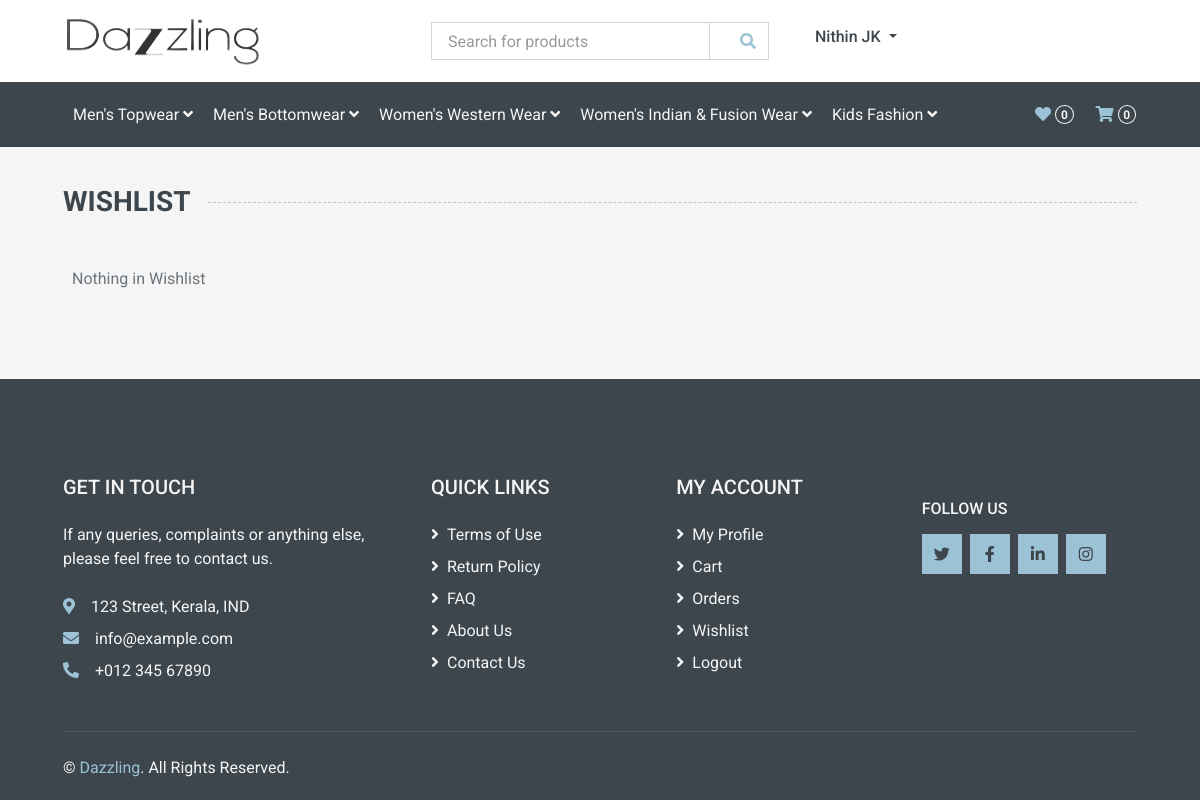
The app's page /accounts/wishlist (signed in) with its own data.
### shop/models.py (models this page shows, shortened)
class SubCategory(models.Model):
    name = models.CharField(max_length=100, unique=True)
    slug = models.SlugField(max_length=100, unique=True)
    desc = models.TextField(default='')
    img = models.ImageField(upload_to='subcat', default='')

### accounts/views.py (the view)
# urls.py: path('wishlist', views.wishlist, name='wishlist'),
def wishlist(request):
    if request.session.has_key('uid'):
        wlist = Wishlist.objects.all().filter(user_id=request.session['uid']).order_by('-id')
        return render(request, 'wishlist.html', {'w_list': wlist})
    else:
        messages.error(request, 'Please sign in to get access to wishlist.')
        return redirect('login')

### accounts/context_processor.py (called while the page is built)
def wcount(request):
    w_count = 0
    if 'admin' in request.path:
        return {}
    else:
        if request.session.has_key('uid'):
            try:
                w_count = Wishlist.objects.filter(user_id=request.session['uid']).count()
            except Wishlist.DoesNotExist:
                w_count = 0
        else:
            w_count = 0
        return dict(w_count=w_count)

### cart/context_processor.py (called while the page is built)
def count(request):
    itm_count = 0
    if 'admin' in request.path:
        return {}
    else:
        try:
            if request.session.has_key('uid'):
                ct = CartList.objects.filter(cart_id=request.session['uid'])
            else:
                ct = CartList.objects.filter(cart_id=crt_id(request))
            cti = Items.objects.all().filter(cart=ct[:1])
            for c in cti:
                itm_count += c.quantity
        except CartList.DoesNotExist:
            itm_count = 0
        return dict(item_count=itm_count)

### shop/context_processor.py (called while the page is built)
def navbar(request):
    if 'admin' in request.path:
        return {}
    else:
        subcats = SubCategory.objects.all()
        categories = Category.objects.all()
        user = None
        if request.session.has_key('uid'):
            user = User.objects.get(id=request.session['uid'])
        data = {
                'categories': categories,
                'subcats': subcats,
                'user': user,
            }
        return data

def filter(request):
    if 'admin' in request.path:
        return {}
    else:
        prices = []
        products = Products.objects.all()
        for i in products:
            prdct = Products.objects.get(id=i.id)
            offer = Offers.objects.get(id=prdct.offer.id)
            discount = i.price * (offer.offer * 0.01)
            act_price = int(i.price-discount)
            prices.append(act_price)
        colors = Products.objects.filter().values('color').distinct()
        sec_colors = Products.objects.filter().values('sec_color').distinct()
        tot_colors = colors.union(sec_colors)
        return {'max_price':max(prices), 'colors':tot_colors,}

### shop/models.py (called while the page is built)
    def __str__(self):
        return self.name

    def get_url(self):
        return reverse('products_list', args=[self.slug])

### shop/templatetags/app_tags.py (called while the page is built)
def catfilter(cat, subcateg):
    return cat.filter(subcat=subcateg)

### templates/wishlist.html
{% extends 'base.html' %}
{% load static %}
{% load app_tags %}
{% block content %}
<div class="container-fluid pt-2 pb-3">
    <h3 class="section-title position-relative text-uppercase mx-xl-5 mb-4"><span class="bg-secondary pr-3">
            Wishlist
        </span></h3>
    <div class="row px-xl-5">
        {% for wproduct in w_list %}
        <div class="col-lg-3 col-md-4 col-sm-6 pb-1">
            <div class="product-item bg-light mb-4">
                <div class="product-img position-relative overflow-hidden">
                    <img class="img-fluid w-100" style="height:15rem" src="{{ wproduct.product.img.url }}" alt="">
                    <div class="product-action">
                        <a class="btn btn-outline-dark" href="{% url 'remove_wishlist' wproduct.product.id %}"
                            title="Remove this product from wishlist"><i class="fas fa-times"></i>
                        </a>
                    </div>
                </div>
                <div class="text-center p-4">
                    <a class="h5 text-decoration-none text-truncate" href="{{ wproduct.product.get_url }}">
                        {{ wproduct.product.name }}</a>
                    <p class="h6 text-muted">{{ wproduct.product.desc|truncatewords:6 }}</p>
                    <div class="d-flex align-items-center justify-content-center mt-2">
                        <h5>₹ {{ wproduct.product.actual_price }}</h5>
                        <h6 class="text-muted ml-2"><del>₹{{ wproduct.product.price|floatformat:2 }}</del></h6>
                    </div>
                    <p class="text-info">({{ wproduct.product.offer.offer }}% OFF)</p>
                    <div class="d-flex align-items-center justify-content-center mb-1">
                        {% for i in wproduct.product.avg_review|times %}
                        <small class="fa fa-star text-star mr-1"></small>
                        {% empty %}
                        <small class="far fa-star text-star mr-1"></small>
                        <small class="far fa-star text-star mr-1"></small>
                        <small class="far fa-star text-star mr-1"></small>
                        <small class="far fa-star text-star mr-1"></small>
                        <small class="far fa-star text-star mr-1"></small>
                        {% endfor %}
                        {% if wproduct.product.avg_review != 0 %}
                        {% for j in wproduct.product.avg_review|rating_rem %}
                        <small class="far fa-star text-star mr-1"></small>
                        {% endfor %}
                        {% endif %}
                        <small>({{ wproduct.product.tot_reviews }})</small>
                    </div>
                </div>
            </div>
        </div>
        {% empty %}
        <p class="m-4">Nothing in Wishlist</p>
        {% endfor %}
    </div>
</div>
{% endblock%}

### templates/base.html (shortened to what this page needs)
{% load static %}
{% load app_tags %}
<!DOCTYPE html>
<html lang="en">
<head>
    <link href="https://cdnjs.cloudflare.com/ajax/libs/font-awesome/5.10.0/css/all.min.css" rel="stylesheet">
    <link href="{% static 'lib/animate/animate.min.css' %}" rel="stylesheet">
    <link href="{% static 'lib/owlcarousel/assets/owl.carousel.min.css' %}" rel="stylesheet">
    <link href="{% static 'css/style.css' %}" rel="stylesheet">
</head>
<body>
    <div class="container-fluid">
        <div class="row align-items-center bg-light py-3 px-xl-5 d-none d-lg-flex">
            <div class="col-lg-4">
                <a href="" class="text-decoration-none">
                    <img src="{% static 'img/logo.png' %}" alt="logo" style="height: 50px; width: 200px;">
                </a>
            </div>
            <div class="col-lg-4 col-6 text-left">
                <form action="{% url 'search' %}" method="get" id="search">
                    <div class="input-group">
                        <input type="text" class="form-control" name="qry" id="inp" placeholder=" Search for products">
                        <div class="input-group-append">
                            <span class="input-group-text bg-transparent text-primary">
                                <button class="btn btn-sm" type="submit"></button><i class="fa fa-search"></i>
                            </span>
                        </div>
                    </div>
                </form>
            </div>
            {% if user != None %}
            <div class="col-lg-4 col-6">
                <div class="nav-item dropdown">
                    <a href="#" class="nav-link dropdown-toggle h6 text-dark" data-toggle="dropdown">
                        {{ user.first_name}}&nbsp;{{ user.last_name}}
                    </a>
                </div>
            </div>
            {% else %}
            <div class="col-lg-4 col-6 text-right">
                <a href="{% url 'login' %}" class="btn">Sign in</a>
                <a href="{% url 'register' %}" class="btn">Sign up</a>
            </div>
            {% endif %}
        </div>
    </div>
    <div class="container-fluid bg-dark mb-30">
        <div class="row px-xl-5">
            <div class="col">
                <nav class="navbar navbar-expand-lg bg-dark navbar-dark py-3 py-lg-0 px-0">
                    <div class="collapse navbar-collapse justify-content-between" id="navbarCollapse">
                        <div class="navbar-nav mr-auto py-0">
                            {% for subcat in subcats %}
                            <div class="nav-item dropdown">
                                <a href="" class="nav-link dropdown-toggle" data-toggle="dropdown">
                                    {{ subcat.name }}
                                    <i class="fa fa-angle-down mt-1"></i></a>
                            </div>
                            {% endfor %}
                        </div>
                        <div class="navbar-nav ml-auto py-0 d-none d-lg-block">
                            <a href="{% url 'wishlist' %}" class="btn px-0">
                                <i class="fas fa-heart text-primary"></i>
                                <span class="badge text-secondary border border-secondary rounded-circle"
                                    style="padding-bottom: 2px;">{{ w_count }}</span>
                            </a>
                            <a href="{% url 'cart_details' %}" class="btn px-0 ml-3">
                                <i class="fas fa-shopping-cart text-primary"></i>
                                <span class="badge text-secondary border border-secondary rounded-circle"
                                    style="padding-bottom: 2px;">{{ item_count }}</span>
                            </a>
                        </div>
                    </div>
                </nav>
            </div>
        </div>
    </div>
    {% block content %}
    {% endblock %}
    <div class="container-fluid bg-dark text-secondary mt-5 pt-5">
        <div class="row px-xl-5 pt-5">
            <div class="col-lg-4 col-md-12 mb-5 pr-3 pr-xl-5">
                <h5 class="text-secondary text-uppercase mb-4">Get In Touch</h5>
                <p class="mb-4">If any queries, complaints or anything else, please feel free to contact us.</p>
                <p class="mb-2"><i class="fa fa-map-marker-alt text-primary mr-3"></i>123 Street, Kerala, IND</p>
                <p class="mb-2"><i class="fa fa-envelope text-primary mr-3"></i>info@example.com</p>
                <p class="mb-0"><i class="fa fa-phone-alt text-primary mr-3"></i>+012 345 67890</p>
            </div>
            <div class="col-lg-8 col-md-12">
                <div class="row">
                    <div class="col-md-4 mb-5">
                        <h5 class="text-secondary text-uppercase mb-4">Quick Links</h5>
                        <div class="d-flex flex-column justify-content-start">
                            <a class="text-secondary mb-2" href="#"><i class="fa fa-angle-right mr-2"></i>Terms of
                                Use</a>
                            <a class="text-secondary mb-2" href="#"><i class="fa fa-angle-right mr-2"></i>Return
                                Policy</a>
                            <a class="text-secondary mb-2" href="#"><i class="fa fa-angle-right mr-2"></i>FAQ</a>
                            <a class="text-secondary mb-2" href="#"><i class="fa fa-angle-right mr-2"></i>About
                                Us</a>
                            <a class="text-secondary" href="#"><i class="fa fa-angle-right mr-2"></i>Contact Us</a>
                        </div>
                    </div>
                    <div class="col-md-4 mb-5">
                        <h5 class="text-secondary text-uppercase mb-4">My Account</h5>
                        <div class="d-flex flex-column justify-content-start">
                            <a class="text-secondary mb-2" href="{% url 'profile' %}">
                                <i class="fa fa-angle-right mr-2"></i>My Profile</a>
                            <a class="text-secondary mb-2" href="{% url 'cart_details' %}">
                                <i class="fa fa-angle-right mr-2"></i>Cart</a>
                            <a class="text-secondary mb-2" href="{% url 'orders_view' %}">
                                <i class="fa fa-angle-right mr-2"></i>Orders</a>
                            <a class="text-secondary mb-2" href="{% url 'wishlist' %}">
                                <i class="fa fa-angle-right mr-2"></i>Wishlist</a>
                            {% if request.session.uid %}
                            <a class="text-secondary mb-2" href="{% url 'signout' %}">
                                <i class="fa fa-angle-right mr-2"></i>Logout</a>
                            {% endif %}
                        </div>
                    </div>
                    <div class="col-md-4 mb-5">
                        <h6 class="text-secondary text-uppercase mt-4 mb-3">Follow Us</h6>
                        <div class="d-flex">
                            <a class="btn btn-primary btn-square mr-2" href="#"><i class="fab fa-twitter"></i></a>
                            <a class="btn btn-primary btn-square mr-2" href="#"><i class="fab fa-facebook-f"></i></a>
                            <a class="btn btn-primary btn-square mr-2" href="#"><i class="fab fa-linkedin-in"></i></a>
                            <a class="btn btn-primary btn-square" href="#"><i class="fab fa-instagram"></i></a>
                        </div>
                    </div>
                </div>
            </div>
        </div>
        <div class="row border-top mx-xl-5 py-4" style="border-color: rgba(256, 256, 256, .1) !important;">
            <div class="col-md-6 px-xl-0">
                <p class="mb-md-0 text-center text-md-left text-secondary">
                    &copy; <a class="text-primary" href="#">Dazzling</a>. All Rights Reserved.
                </p>
            </div>
        </div>
    </div>
</body>
</html>

### records on screen
SubCategory: name "Men's Topwear"
SubCategory: name "Men's Bottomwear"
SubCategory: name "Women's Western Wear"
SubCategory: name "Women's Indian & Fusion Wear"
SubCategory: name "Kids Fashion"

### other values on screen
{{ user.first_name }} "Nithin"
{{ user.last_name }} "JK"
{{ w_count }} "0"
{{ item_count }} "0"
